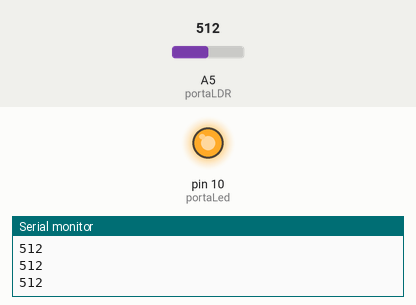
The sketch below on a simulated Arduino Uno, built with avr-gcc and run on an emulated ATmega328P. Shown: output pins drawn as LEDs (lit = HIGH), the last lines printed to the serial monitor. The test bench sets the inputs (shaded band); at power-on: A5 (portaLDR) = 512.

Above: at 1.2 s.
1.3 s: A5 (portaLDR) set to 491
At 2.5 s:
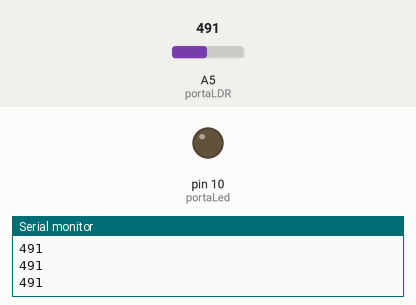
2.8 s: A5 (portaLDR) set to 510
At 3.9 s:
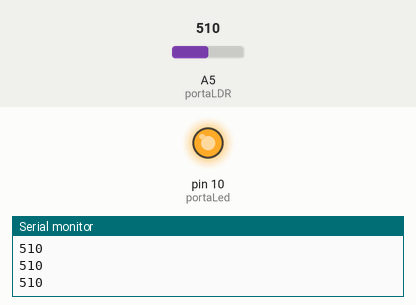
4.3 s: A5 (portaLDR) set to 490
At 4.9 s:
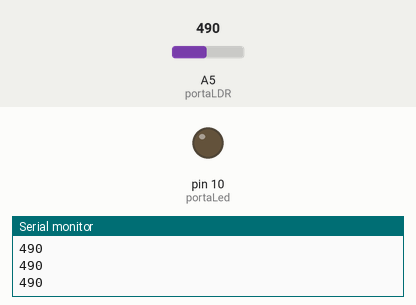
Timing chart, 0 to 7.3 s (numbered marks = the images above; inputs shaded):
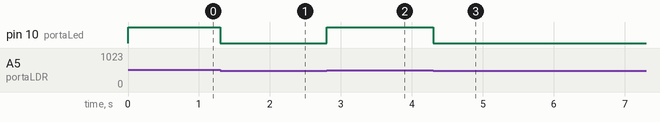

The sketch:

Led_LDR.ino
```cpp
/*
* Aula 02:
* Pratica 01: Ligar um led com LDR
* 21/04/2022
*/

#define portaLed  10 //Porta a ser utilizada para ligar o led
#define portaLDR  A5 //Porta analógica utilizada pelo LDR


void setup() {
 pinMode(portaLed, OUTPUT); //Define a porta do Led como saída
 pinMode(portaLDR, INPUT); //Define a porta do LDR com entrada
 Serial.begin(9600);
}

void loop() {
  int estado = analogRead(portaLDR);  //Lê o valor fornecido pelo LDR

  // Caso o valor lido na porta analógica seja maior do que
  // 800, acende o LED
  // Ajuste o valor abaixo de acordo com o seu circuito
  if (estado > 500)
  {
    digitalWrite(portaLed, HIGH);
  }
  else  //Caso contrário, apaga o led
  {
    digitalWrite(portaLed, LOW);
  }

    Serial.println(estado);
}
```

Measured:
- the behaviour switches between 501 and 500 on A5 (portaLDR) (found by bisection; images 0 and 1)
- after the input at 1.3 s, pin 10 (portaLed): HIGH → LOW at once
- after the input at 2.8 s, pin 10 (portaLed): LOW → HIGH at once
- after the input at 4.3 s, pin 10 (portaLed): HIGH → LOW at once
